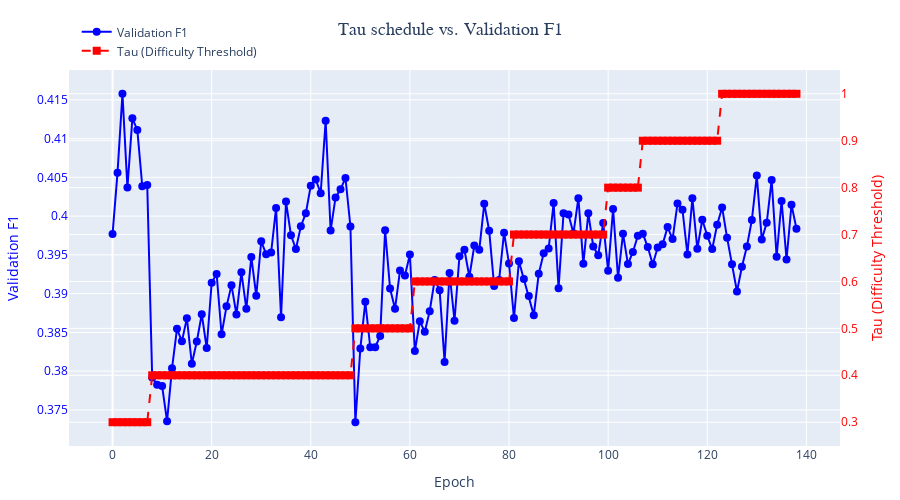

Notebook source saved alongside this figure:
### Markdown cell above
### Curriculum-aware dataloader that adapts based on model plateau 
- The variable `tau` defines the maximum allowed difficulty of samples used for training.
- `difficulty = 1 − calibrated confidence`, so tau = 0.3 means only "easy" examples (confidence >= 0.7) are used.
- After every epoch, the model is evaluated, if the model fails to improve by more than a `plateau_margin` for `plateau_patience` epochs, then tau is updated and the curriculum gets harder: `tau = min(1.0, tau + delta_tau)`

### Code cell
fig = plot_curriculum_schedule(
    f1_scores=f1_scores,
    tau_values=tau_values,
    title="Tau schedule vs. Validation F1",
    #save_path=Path("figures/demo_curriculum.png"), 
)

### Figure 1 — Plotly figure (JSON) as saved in the notebook; plotly's stock layout.template omitted (floating-point values rounded to 4 significant figures; data arrays with more than 128 entries replaced by an {"elided": "..."} marker saying what was removed)
{"data": [{"line": {"color": "blue"}, "marker": {"size": 8, "symbol": "circle"}, "mode": "lines+markers", "name": "Validation F1", "type": "scatter", "x": {"elided": "139 int values"}, "y": {"elided": "139 float values"}, "yaxis": "y"}, {"line": {"color": "red", "dash": "dash"}, "marker": {"size": 8, "symbol": "square"}, "mode": "lines+markers", "name": "Tau (Difficulty Threshold)", "type": "scatter", "x": {"elided": "139 int values"}, "y": {"elided": "139 float values"}, "yaxis": "y2"}], "layout": {"height": 500, "legend": {"x": 0.01, "y": 1.14}, "margin": {"b": 50, "l": 60, "r": 60, "t": 70}, "title": {"font": {"family": "Arial", "size": 18}, "text": "Tau schedule vs. Validation F1", "x": 0.5}, "width": 900, "xaxis": {"title": {"text": "Epoch"}}, "yaxis": {"color": "blue", "side": "left", "title": {"text": "Validation F1"}}, "yaxis2": {"color": "red", "overlaying": "y", "side": "right", "title": {"text": "Tau (Difficulty Threshold)"}}}}
